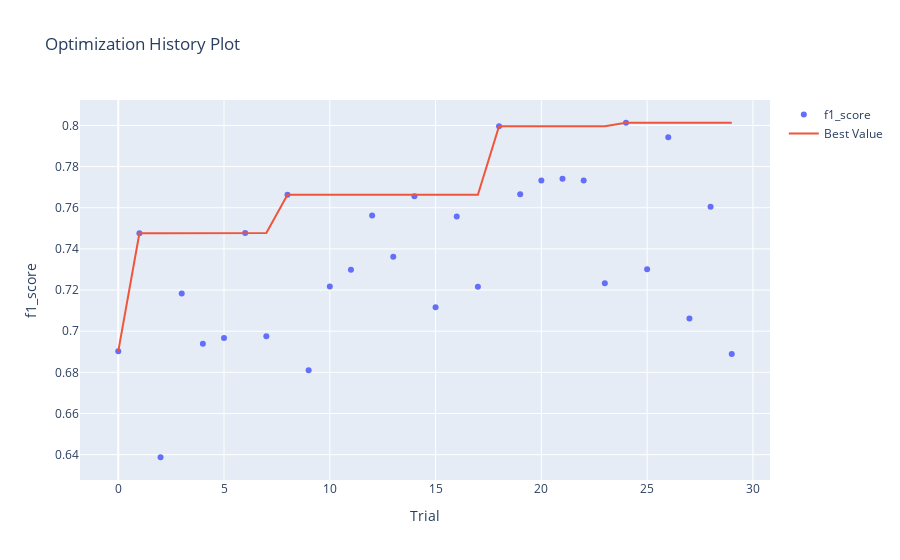

Notebook source saved alongside this figure:
### Markdown cell above
График истории оптимизации - отображает количество испытаний на оси Х и метрику на оси Y.

Следует использовать эту диаграмму, чтобы проверить, идет ли оптимизация гиперпараметров в правильном направлении или нет.

### Code cell
optuna.visualization.plot_optimization_history(study, target_name="f1_score")

### Figure 1 — Plotly figure (JSON) as saved in the notebook; plotly's stock layout.template omitted (floating-point values rounded to 4 significant figures)
{"data": [{"mode": "markers", "name": "f1_score", "type": "scatter", "x": [0, 1, 2, 3, 4, 5, 6, 7, 8, 9, 10, 11, 12, 13, 14, 15, 16, 17, 18, 19, 20, 21, 22, 23, 24, 25, 26, 27, 28, 29], "y": [0.6902, 0.7476, 0.6387, 0.7183, 0.6939, 0.6966, 0.7477, 0.6976, 0.7663, 0.6811, 0.7217, 0.7298, 0.7562, 0.7362, 0.7656, 0.7117, 0.7557, 0.7217, 0.7996, 0.7666, 0.7732, 0.774, 0.7732, 0.7234, 0.8013, 0.7301, 0.7943, 0.7062, 0.7605, 0.6889]}, {"mode": "lines", "name": "Best Value", "type": "scatter", "x": [0, 1, 2, 3, 4, 5, 6, 7, 8, 9, 10, 11, 12, 13, 14, 15, 16, 17, 18, 19, 20, 21, 22, 23, 24, 25, 26, 27, 28, 29], "y": [0.6902, 0.7476, 0.7476, 0.7476, 0.7476, 0.7476, 0.7477, 0.7477, 0.7663, 0.7663, 0.7663, 0.7663, 0.7663, 0.7663, 0.7663, 0.7663, 0.7663, 0.7663, 0.7996, 0.7996, 0.7996, 0.7996, 0.7996, 0.7996, 0.8013, 0.8013, 0.8013, 0.8013, 0.8013, 0.8013]}, {"marker": {"color": "#cccccc"}, "mode": "markers", "name": "Infeasible Trial", "showlegend": false, "type": "scatter", "x": [], "y": []}], "layout": {"title": {"text": "Optimization History Plot"}, "xaxis": {"title": {"text": "Trial"}}, "yaxis": {"title": {"text": "f1_score"}}}}
